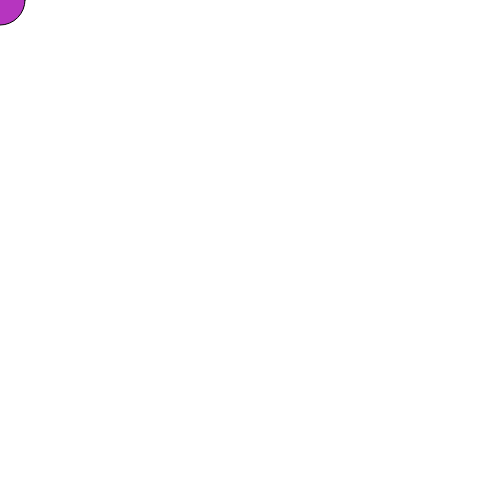
Frame 1 (no input)
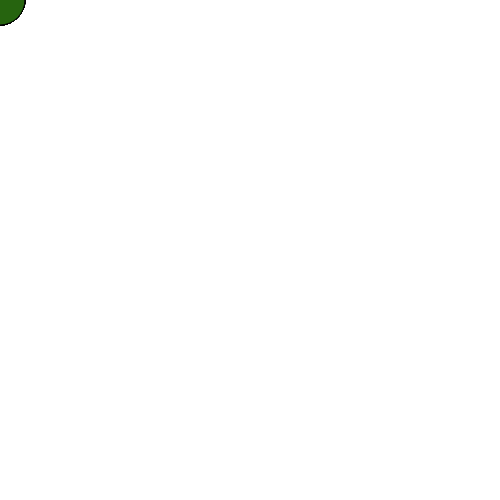
Frame 60 (no input)
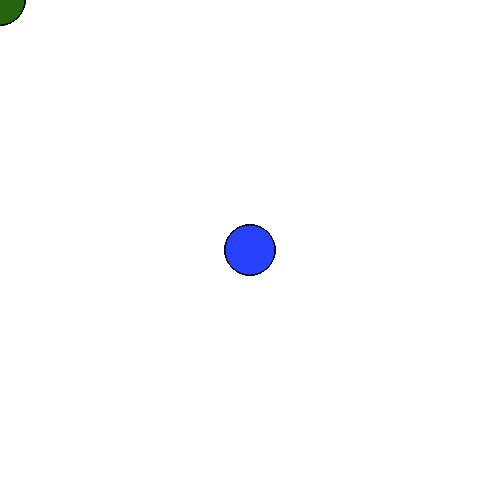
Frame 120 (the mouse pressed at the canvas centre since frame 60)

The p5.js sketch that drew these frames (run headless with seeded random() and noise() and a simulated clock; from frame 60 on, the mouse is pressed at the canvas centre):

// p5.js sketch
// ── sketch.js
var aDot;

function setup() {
  createCanvas(500,500);
}

function draw() {
  var aDot = new Dot()
  aDot.renderDot(mouseX, mouseY)
  
  if (mouseIsPressed) {
    
  }
}

 


function Dot() {
  var dotSize = 50;
  
  this.renderDot = function(newPosnX, newPosnY) {
    fill(random(0,255),random(0,255),random(0,255))
    ellipse(newPosnX, newPosnY, dotSize, dotSize);
  }
  
}
